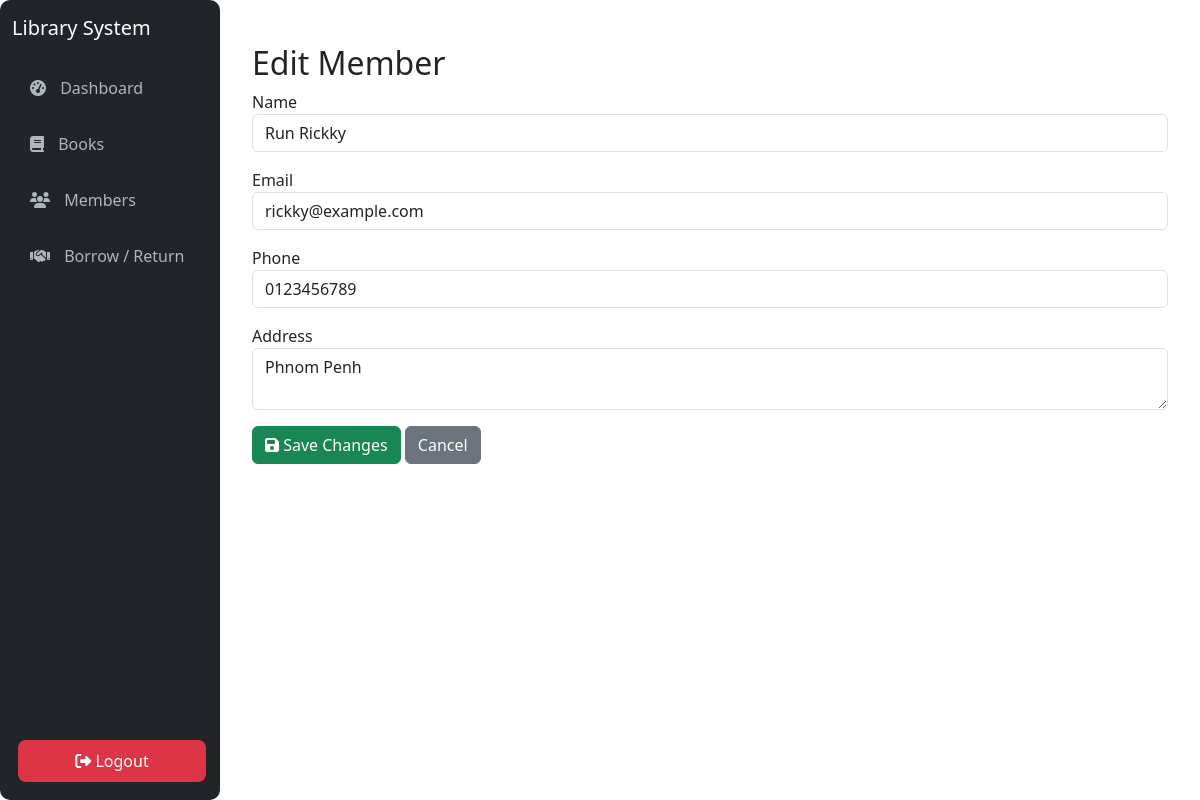
The app's page /PHPFinalProject/edit_member.php?id=1 with its own data.
### tables this page shows
CREATE TABLE `members` (
  `member_id` int(11) NOT NULL,
  `name` varchar(150) NOT NULL,
  `email` varchar(150) DEFAULT NULL,
  `phone` varchar(20) DEFAULT NULL,
  `address` text DEFAULT NULL,
  `created_at` timestamp NOT NULL DEFAULT current_timestamp(),
  `updated_at` timestamp NOT NULL DEFAULT current_timestamp() ON UPDATE current_timestamp()
);

### PHPFinalProject/edit_member.php (the view, shortened to what this page needs)
<?php
include "layout.php";
$id = $_GET['id'] ?? 0;
$member = $conn->query("SELECT * FROM members WHERE member_id=$id")->fetch_assoc();
?>
<!DOCTYPE html>
<html lang="en">
<head>
</head>
<body>
    <main class="content">
        <div class="container mt-4">
            <h2>Edit Member</h2>
            <form method="POST">
                <div class="mb-3">
                <label>Name</label>
                <input type="text" name="name" class="form-control" value="<?= htmlspecialchars($member['name']) ?>" required>
                </div>
                <div class="mb-3">
                <label>Email</label>
                <input type="email" name="email" class="form-control" value="<?= htmlspecialchars($member['email']) ?>" required>
                </div>
                <div class="mb-3">
                <label>Phone</label>
                <input type="text" name="phone" class="form-control" value="<?= htmlspecialchars($member['phone']) ?>">
                </div>
                <div class="mb-3">
                <label>Address</label>
                <textarea name="address" class="form-control"><?= htmlspecialchars($member['address']) ?></textarea>
                </div>
                <button class="btn btn-success"><i class="fa fa-save"></i> Save Changes</button>
                <a href="members.php" class="btn btn-secondary">Cancel</a>
            </form>
        </div>
</main>
</body>
</html>

### PHPFinalProject/style.css (style rules this page uses)
.content { margin-left: 220px; padding: 20px; }

### records on screen
members: name "Run Rickky", email "rickky@example.com", phone "0123456789", address "Phnom Penh"
